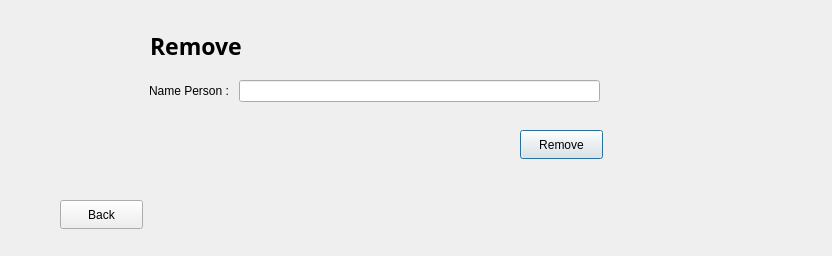
<?xml version="1.0" encoding="UTF-8"?>
<ui version="4.0">
 <class>RemoveMemberFromProject</class>
 <widget class="QDialog" name="RemoveMemberFromProject">
  <property name="geometry">
   <rect>
    <x>0</x>
    <y>0</y>
    <width>832</width>
    <height>256</height>
   </rect>
  </property>
  <property name="windowTitle">
   <string>Dialog</string>
  </property>
  <widget class="QPushButton" name="pushButton">
   <property name="geometry">
    <rect>
     <x>520</x>
     <y>130</y>
     <width>83</width>
     <height>29</height>
    </rect>
   </property>
   <property name="text">
    <string>Remove</string>
   </property>
  </widget>
  <widget class="QPushButton" name="pushButton_2">
   <property name="geometry">
    <rect>
     <x>60</x>
     <y>200</y>
     <width>83</width>
     <height>29</height>
    </rect>
   </property>
   <property name="text">
    <string>Back</string>
   </property>
  </widget>
  <widget class="QWidget" name="formLayoutWidget">
   <property name="geometry">
    <rect>
     <x>149</x>
     <y>80</y>
     <width>451</width>
     <height>31</height>
    </rect>
   </property>
   <layout class="QFormLayout" name="formLayout">
    <item row="0" column="0">
     <widget class="QLabel" name="label_2">
      <property name="text">
       <string>Name Person : </string>
      </property>
     </widget>
    </item>
    <item row="0" column="1">
     <widget class="QLineEdit" name="NamePersonForRemoveFromProject"/>
    </item>
   </layout>
  </widget>
  <widget class="QLabel" name="label">
   <property name="geometry">
    <rect>
     <x>150</x>
     <y>20</y>
     <width>351</width>
     <height>51</height>
    </rect>
   </property>
   <property name="font">
    <font>
     <family>Rockwell Extra Bold</family>
     <pointsize>17</pointsize>
     <bold>true</bold>
    </font>
   </property>
   <property name="text">
    <string>Remove</string>
   </property>
  </widget>
 </widget>
 <resources/>
 <connections/>
</ui>
